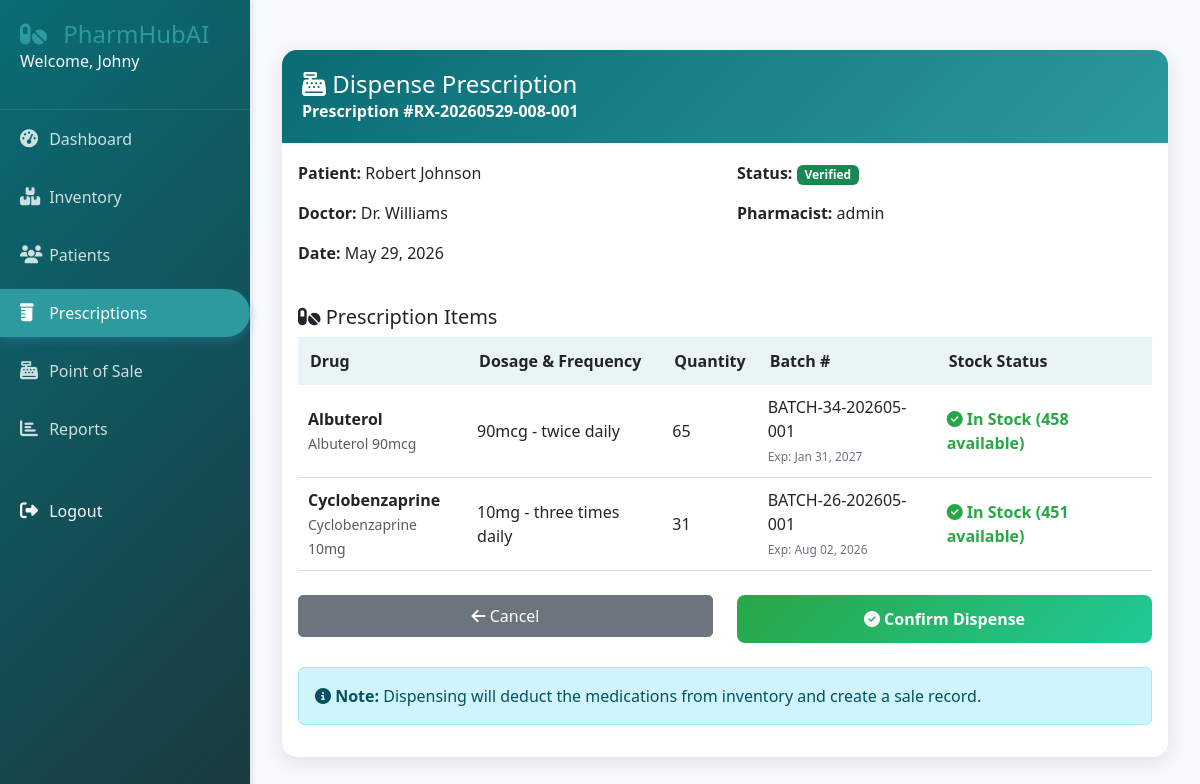
The app's page /prescriptions/5/dispense/ (signed in) with its own data.
### prescriptions/models.py (models this page shows, shortened)
class Prescription(models.Model):
    STATUS_CHOICES = (
        ('pending', 'Pending'),
        ('verified', 'Verified'),
        ('dispensed', 'Dispensed'),
        ('cancelled', 'Cancelled'),
        ('on_hold', 'On Hold'),
    )
    pharmacy = models.ForeignKey('accounts.Pharmacy', on_delete=models.CASCADE, null=True)
    prescription_number = models.CharField(max_length=50, unique=True)
    patient = models.ForeignKey(Patient, on_delete=models.CASCADE, related_name='prescriptions')
    prescribed_by = models.CharField(max_length=200)  # Doctor's name
    prescribed_date = models.DateField()
    pharmacist = models.ForeignKey(User, on_delete=models.SET_NULL, null=True, related_name='processed_prescriptions')
    status = models.CharField(max_length=20, choices=STATUS_CHOICES, default='pending')
    notes = models.TextField(blank=True)
    created_at = models.DateTimeField(auto_now_add=True)
    updated_at = models.DateTimeField(auto_now=True)
    class Meta:
        ordering = ['-created_at']

class PrescriptionItem(models.Model):
    prescription = models.ForeignKey(Prescription, on_delete=models.CASCADE, related_name='items')
    drug = models.ForeignKey(Drug, on_delete=models.CASCADE)
    batch = models.ForeignKey(Batch, on_delete=models.SET_NULL, null=True)
    dosage = models.CharField(max_length=100)  # e.g., "1 tablet"
    frequency = models.CharField(max_length=100)  # e.g., "twice daily"
    duration = models.CharField(max_length=50)  # e.g., "7 days"
    quantity = models.PositiveIntegerField()
    instructions = models.TextField(blank=True)
    substituted = models.BooleanField(default=False)

### patients/models.py (models this page shows, shortened)
class Patient(models.Model):
    BLOOD_TYPES = (
        ('A+', 'A+'), ('A-', 'A-'),
        ('B+', 'B+'), ('B-', 'B-'),
        ('AB+', 'AB+'), ('AB-', 'AB-'),
        ('O+', 'O+'), ('O-', 'O-'),
    )
    first_name = models.CharField(max_length=100)
    last_name = models.CharField(max_length=100)
    pharmacy = models.ForeignKey('accounts.Pharmacy', on_delete=models.CASCADE, null=True)
    date_of_birth = models.DateField()
    gender = models.CharField(max_length=10, choices=(('M', 'Male'), ('F', 'Female'), ('O', 'Other')))
    phone = models.CharField(max_length=15)
    email = models.EmailField(blank=True)
    address = models.TextField()
    blood_type = models.CharField(max_length=3, choices=BLOOD_TYPES, blank=True)
    allergies = models.TextField(blank=True, help_text="List all known allergies")
    chronic_conditions = models.TextField(blank=True, help_text="List all chronic conditions")
    current_medications = models.TextField(blank=True, help_text="List current medications")
    emergency_contact_name = models.CharField(max_length=200)
    emergency_contact_phone = models.CharField(max_length=15)
    created_by = models.ForeignKey(User, on_delete=models.SET_NULL, null=True)
    created_at = models.DateTimeField(auto_now_add=True)
    updated_at = models.DateTimeField(auto_now=True)
    class Meta:
        indexes = [
            models.Index(fields=['last_name', 'first_name']),
            models.Index(fields=['phone']),
        ]
    @property
    def full_name(self):
        return f"{self.first_name} {self.last_name}"

### inventory/models.py (models this page shows, shortened)
class Drug(models.Model):
    DRUG_FORMS = (
        ('tablet', 'Tablet'),
        ('capsule', 'Capsule'),
        ('liquid', 'Liquid'),
        ('injection', 'Injection'),
        ('cream', 'Cream'),
        ('ointment', 'Ointment'),
        ('inhaler', 'Inhaler'),
    )
    pharmacy = models.ForeignKey('accounts.Pharmacy', on_delete=models.CASCADE, null=True)
    name = models.CharField(max_length=200)
    generic_name = models.CharField(max_length=200)
    rxcui = models.CharField(max_length=20, unique=True, null=True, blank=True)
    form = models.CharField(max_length=20, choices=DRUG_FORMS)
    strength = models.CharField(max_length=50)  # e.g., "500mg"
    manufacturer = models.CharField(max_length=200)
    description = models.TextField(blank=True)
    requires_prescription = models.BooleanField(default=True)
    training_id = models.CharField(max_length=50, blank=True, null=True, help_text="ID from training dataset")
    created_at = models.DateTimeField(auto_now_add=True)
    updated_at = models.DateTimeField(auto_now=True)
    class Meta:
        indexes = [
            models.Index(fields=['name']),
            models.Index(fields=['rxcui']),
        ]

class Batch(models.Model):
    pharmacy = models.ForeignKey('accounts.Pharmacy', on_delete=models.CASCADE, null=True)
    drug = models.ForeignKey(Drug, on_delete=models.CASCADE, related_name='batches')
    supplier = models.ForeignKey(Supplier, on_delete=models.SET_NULL, null=True)
    batch_number = models.CharField(max_length=100, unique=True)
    quantity = models.PositiveIntegerField(default=0)
    purchase_price = models.DecimalField(max_digits=10, decimal_places=2)
    selling_price = models.DecimalField(max_digits=10, decimal_places=2)
    manufacture_date = models.DateField()
    expiry_date = models.DateField()
    created_at = models.DateTimeField(auto_now_add=True)
    updated_at = models.DateTimeField(auto_now=True)
    class Meta:
        indexes = [
            models.Index(fields=['expiry_date']),
            models.Index(fields=['batch_number']),
        ]

### prescriptions/views.py (the view, shortened to what this page needs)
# urls.py: path('<int:pk>/dispense/', views.prescription_dispense, name='dispense'),
@login_required
@pharmacist_required
def prescription_dispense(request, pk):
    prescription = get_object_or_404(Prescription, pk=pk)
    if prescription.status != 'verified':
        messages.error(request, 'Prescription must be verified before dispensing.')
        return redirect('prescriptions:detail', pk=pk)
    items = prescription.items.select_related('drug', 'batch').all()
    stock_issues = []
    for item in items:
        if not item.batch:
            available_batch = Batch.objects.filter(
                drug=item.drug,
                quantity__gte=item.quantity,
                expiry_date__gt=timezone.now().date(),
                pharmacy=request.pharmacy
            ).first()
            if available_batch:
                item.batch = available_batch
                item.save()
                print(f"Assigned batch {available_batch.batch_number} to {item.drug.name}")
            else:
                stock_issues.append(f"{item.drug.name} - No batch available")
        elif item.batch.quantity < item.quantity:
            stock_issues.append(f"{item.drug.name} - Only {item.batch.quantity} units available, need {item.quantity}")
    if stock_issues:
        messages.error(request, f'Cannot dispense: {" | ".join(stock_issues)}')
        return redirect('prescriptions:detail', pk=pk)
    context = {
        'prescription': prescription,
        'items': items,
        'stock_available': len(stock_issues) == 0
    }
    return render(request, 'prescriptions/dispense.html', context)

### templates/prescriptions/dispense.html (shortened to what this page needs)
{% extends 'base.html' %}
{% load static %}
{% block content %}
<div class="container dispense-container">
    <div class="card">
        <div class="card-header">
            <h4 class="mb-0"><i class="fas fa-cash-register"></i> Dispense Prescription</h4>
            <p class="mb-0">Prescription #{{ prescription.prescription_number }}</p>
        </div>
        <div class="card-body">
            <div class="row mb-4">
                <div class="col-md-6">
                    <p><strong>Patient:</strong> {{ prescription.patient.full_name }}</p>
                    <p><strong>Doctor:</strong> {{ prescription.prescribed_by }}</p>
                    <p><strong>Date:</strong> {{ prescription.prescribed_date|date:"M d, Y" }}</p>
                </div>
                <div class="col-md-6">
                    <p><strong>Status:</strong>
                        <span class="badge bg-success">Verified</span>
                    </p>
                    <p><strong>Pharmacist:</strong> {{ prescription.pharmacist.get_full_name|default:prescription.pharmacist.username }}</p>
                </div>
            </div>
            <h5><i class="fas fa-pills"></i> Prescription Items</h5>
            <table class="items-table">
                <thead>
                    <tr>
                        <th>Drug</th>
                        <th>Dosage & Frequency</th>
                        <th>Quantity</th>
                        <th>Batch #</th>
                        <th>Stock Status</th>
                    </tr>
                </thead>
                <tbody>
                    {% for item in items %}
                    <tr>
                        <td>
                            <strong>{{ item.drug.name }}</strong><br>
                            <small class="text-muted">{{ item.drug.generic_name }} {{ item.drug.strength }}</small>
                        </td>
                        <td>{{ item.dosage }} - {{ item.frequency }}</td>
                        <td>{{ item.quantity }}</td>
                        <td>
                            {% if item.batch %}
                                {{ item.batch.batch_number }}<br>
                                <small class="batch-info">Exp: {{ item.batch.expiry_date|date:"M d, Y" }}</small>
                            {% else %}
                                <span class="text-danger">No batch assigned</span>
                            {% endif %}
                        </td>
                        <td>
                            {% if item.batch and item.batch.quantity >= item.quantity %}
                                <span class="stock-ok"><i class="fas fa-check-circle"></i> In Stock ({{ item.batch.quantity }} available)</span>
                            {% elif item.batch %}
                                <span class="stock-warning"><i class="fas fa-exclamation-triangle"></i> Low Stock (Only {{ item.batch.quantity }} available)</span>
                            {% else %}
                                <span class="stock-warning"><i class="fas fa-times-circle"></i> Out of Stock</span>
                            {% endif %}
                        </td>
                    </tr>
                    {% endfor %}
                </tbody>
            </table>
            <div class="row mt-4">
                <div class="col-md-6">
                    <a href="{% url 'prescriptions:detail' prescription.id %}" class="btn btn-secondary w-100">
                        <i class="fas fa-arrow-left"></i> Cancel
                    </a>
                </div>
                <div class="col-md-6">
                    <form method="post">
                        <button type="submit" class="btn-dispense" id="dispense-btn" {% if not stock_available %}disabled{% endif %}>
                            <i class="fas fa-check-circle"></i> Confirm Dispense
                        </button>
                    </form>
                </div>
            </div>
            <div class="alert alert-info mt-4">
                <i class="fas fa-info-circle"></i>
                <strong>Note:</strong> Dispensing will deduct the medications from inventory and create a sale record.
            </div>
        </div>
    </div>
</div>
{% endblock %}

### templates/base.html (shortened to what this page needs)
<!DOCTYPE html>
<html lang="en">
<head>
    <link href="https://cdn.jsdelivr.net/npm/bootstrap@5.3.0-alpha1/dist/css/bootstrap.min.css" rel="stylesheet">
    <link rel="stylesheet" href="https://cdnjs.cloudflare.com/ajax/libs/font-awesome/6.4.0/css/all.min.css">
    {% load static %}
    <link rel="stylesheet" href="{% static 'css/style.css' %}">
</head>
<body>
    {% if user.is_authenticated %}
    <div class="sidebar">
        <div class="sidebar-header">
            <a style="text-decoration: none; color: #2c9a9e;" href="{%url 'accounts:home'%}"><h3><i class="fas fa-pills"></i> PharmHubAI</h3></a>
            <p class="text-light">Welcome, <a href="{%url 'accounts:home'%} " style="color: white;">{{ user.username }}</a></p>
        </div>
        <ul class="nav flex-column">
            <li class="nav-item">
                <a class="nav-link {% if request.path == '/dashboard' %}active{% endif %}" href="/dashboard/">
                    <i class="fas fa-tachometer-alt"></i> Dashboard
                </a>
            </li>
            <li class="nav-item">
                <a class="nav-link {% if '/inventory' in request.path %}active{% endif %}" href="/inventory/">
                    <i class="fas fa-boxes"></i> Inventory
                </a>
            </li>
            <li class="nav-item">
                <a class="nav-link {% if '/patients' in request.path %}active{% endif %}" href="/patients/">
                    <i class="fas fa-users"></i> Patients
                </a>
            </li>
            <li class="nav-item">
                <a class="nav-link {% if '/prescriptions' in request.path %}active{% endif %}" href="/prescriptions/">
                    <i class="fas fa-prescription-bottle"></i> Prescriptions
                </a>
            </li>
            <li class="nav-item">
                <a class="nav-link {% if '/sales' in request.path %}active{% endif %}" href="/sales/pos/">
                    <i class="fas fa-cash-register"></i> Point of Sale
                </a>
            </li>
            {% if user.profile.role == 'admin' or user.profile.role == 'pharmacist' %}
            <li class="nav-item">
                <a class="nav-link {% if '/reports' in request.path %}active{% endif %}" href="/reports/">
                    <i class="fas fa-chart-bar"></i> Reports
                </a>
            </li>
            {% endif %}
            <li class="nav-item mt-4">
                <a class="nav-link text-light" href="/logout/">
                    <i class="fas fa-sign-out-alt"></i> Logout
                </a>
            </li>
        </ul>
    </div>
    {% endif %}
    <div class="main-content">
        {% block content %}{% endblock %}
    </div>
</body>
</html>

### static/css/style.css (style rules this page uses)
:root { --primary-color: #0a6c75; --secondary-color: #2c9a9e; --success-color: #10b981; --danger-color: #ef4444; --warning-color: #f59e0b; --light-bg: #f7f9fc; --dark-text: #1a3a3f; --sidebar-width: 250px; }
body { font-family: 'Segoe UI', Tahoma, Geneva, Verdana, sans-serif; background-color: var(--light-bg); color: var(--dark-text); overflow-x: hidden; }
.sidebar { position: fixed; left: 0; top: 0; height: 100vh; width: var(--sidebar-width); background: linear-gradient(135deg, var(--primary-color), var(--dark-text)); color: white; padding: 20px 0; box-shadow: 2px 0 5px rgba(0,0,0,0.1); z-index: 1000; }
.sidebar-header { padding: 0 20px 20px; border-bottom: 1px solid rgba(255,255,255,0.1); }
.sidebar-header a { text-decoration: none; }
.sidebar-header h3 { margin: 0; font-size: 24px; font-weight: 300; }
.sidebar-header h3 i { color: var(--secondary-color); margin-right: 10px; }
.sidebar .nav-link { color: rgba(255,255,255,0.8); padding: 12px 20px; margin: 5px 0; transition: all 0.3s; border-radius: 0 30px 30px 0; }
.sidebar .nav-link.active { background-color: var(--secondary-color); color: white; box-shadow: 0 4px 10px rgba(52, 152, 219, 0.3); }
.sidebar .nav-link i { width: 25px; font-size: 18px; }
.main-content { margin-left: var(--sidebar-width); padding: 20px; min-height: 100vh; }
.card { border: none; border-radius: 10px; box-shadow: 0 2px 10px rgba(0,0,0,0.05); transition: transform 0.3s, box-shadow 0.3s; margin-bottom: 20px; }
.card-header { background-color: white; border-bottom: 2px solid var(--light-bg); padding: 15px 20px; font-weight: 600; }
.btn { border-radius: 5px; padding: 8px 20px; font-weight: 500; transition: all 0.3s; }

### templates/prescriptions/dispense.html (style rules this page uses)
.dispense-container { max-width: 1000px; margin: 30px auto; }
.card { border: none; border-radius: 15px; box-shadow: 0 5px 20px rgba(0,0,0,0.1); margin-bottom: 20px; }
.card-header { background: linear-gradient(135deg, #0a6c75 0%, #2c9a9e 100%); color: white; border-radius: 15px 15px 0 0 !important; padding: 20px; }
.items-table { width: 100%; }
.items-table th { background: #e8f4f5; padding: 12px; }
.items-table td { padding: 10px; border-bottom: 1px solid #dee2e6; }
.batch-info { font-size: 12px; color: #6c757d; }
.stock-ok { color: #28a745; font-weight: 600; }
.btn-dispense { background: linear-gradient(135deg, #28a745 0%, #20c997 100%); color: white; border: none; border-radius: 8px; padding: 12px 30px; font-weight: 600; width: 100%; }

### records on screen
Prescription: prescription_number "RX-20260529-008-001", patient.full_name "Robert Johnson", prescribed_by "Dr. Williams", prescribed_date "May 29, 2026", pharmacist.get_full_name "admin"
PrescriptionItem: drug.name "Albuterol", drug.generic_name "Albuterol", drug.strength "90mcg", dosage "90mcg", frequency "twice daily", quantity "65", batch.batch_number "BATCH-34-202605-001", batch.expiry_date "Jan 31, 2027", batch.quantity "458"
PrescriptionItem: drug.name "Cyclobenzaprine", drug.generic_name "Cyclobenzaprine", drug.strength "10mg", dosage "10mg", frequency "three times daily", quantity "31", batch.batch_number "BATCH-26-202605-001", batch.expiry_date "Aug 02, 2026", batch.quantity "451"

### other values on screen
{{ user.username }} "Johny"
